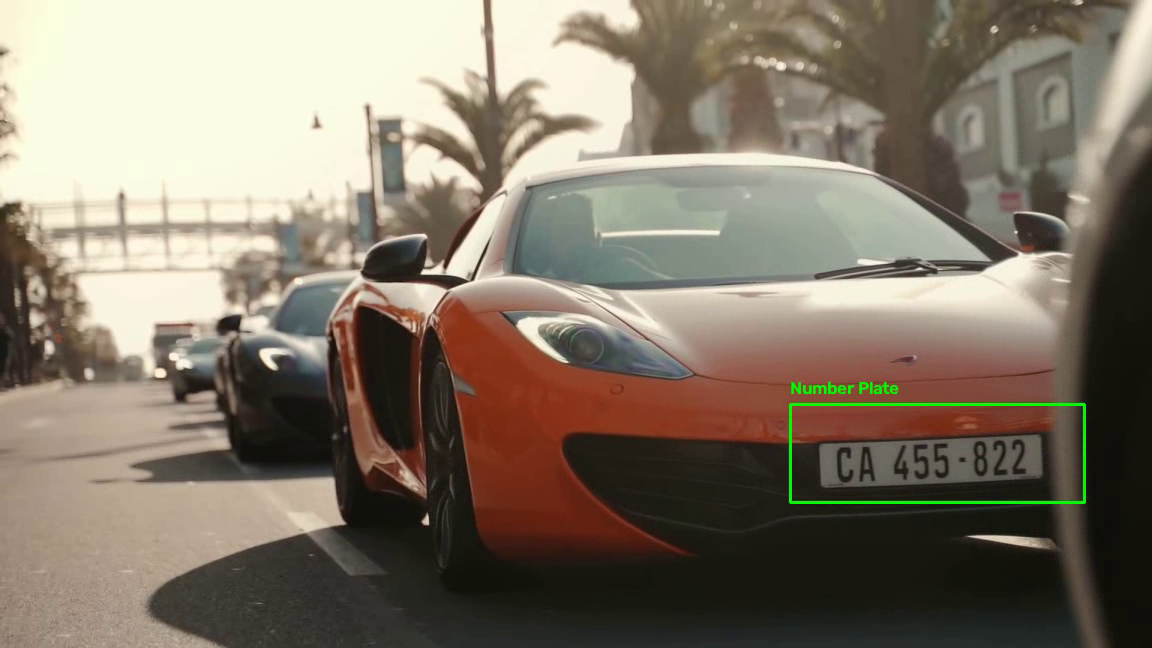
#> input picture frame 9 of Scripts/Intermediate projects/number_plate_output.mp4, 1152 x 648 px, given in place of Car.mp4, which was not available
$ python 'project 5.py'
#> lines starting #> are read from the running program, lines starting #| are printed output that depends on the picture; pictures that were not available may be replaced by others from this repository, and a replacement may not be noted
import cv2
import os

script_dir = os.path.dirname(os.path.abspath(__file__))

cascade_path = os.path.join(
    script_dir,
    "haarcascade_russian_plate_number (1).xml"
)

plate_cascade = cv2.CascadeClassifier(cascade_path)

if plate_cascade.empty():
    print("Error: Could not load Haar Cascade XML file.")
    exit()

video_path = r"C:\Users\asus\OneDrive\Desktop\Learn_CV\videos\Car.mp4"

cap = cv2.VideoCapture(video_path)

if not cap.isOpened():
    print("Error: Could not open video.")
    exit()

original_width = int(cap.get(cv2.CAP_PROP_FRAME_WIDTH))
original_height = int(cap.get(cv2.CAP_PROP_FRAME_HEIGHT))
fps = cap.get(cv2.CAP_PROP_FPS)

if fps <= 0:
    fps = 30

scale = 0.6

width = int(original_width * scale)
height = int(original_height * scale)

output_path = os.path.join(
    script_dir,
    "number_plate_output.mp4"
)

fourcc = cv2.VideoWriter_fourcc(*"mp4v")

out = cv2.VideoWriter(
    output_path,
    fourcc,
    fps,
    (width, height)
)

print("Press 'q' to quit.")

while True:

    success, frame = cap.read()
#> frame is the input picture: shape (648, 1152, 3); mean B, G, R 105.2, 120.2, 131

    if not success:
        print("Video Finished.")
        break

    frame = cv2.resize(
        frame,
        (width, height),
        interpolation=cv2.INTER_AREA
    )
#> frame: shape (388, 691, 3)

    gray = cv2.cvtColor(frame, cv2.COLOR_BGR2GRAY)
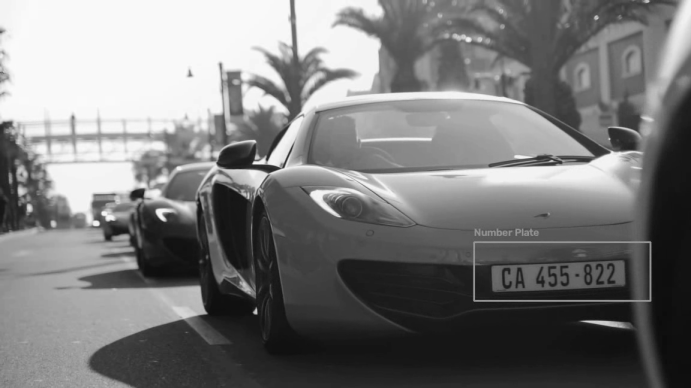
#> gray: shape (388, 691); min 12, max 252, mean 121.7

    gray = cv2.equalizeHist(gray)
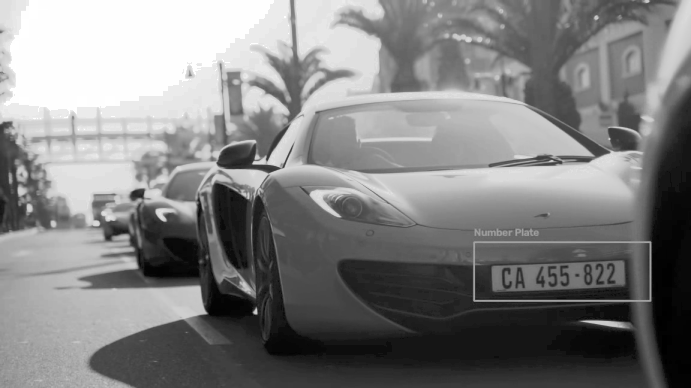
#> gray: shape (388, 691); min 0, max 255, mean 128.9

    plates = plate_cascade.detectMultiScale(
        gray,
        scaleFactor=1.08,
        minNeighbors=10,
        minSize=(80, 25),
        maxSize=(500, 160)
    )
#> plates = [[487, 248, 148, 49]]

    for (x, y, w, h) in plates:

        aspect_ratio = w / float(h)

        center_x = x + w // 2
        center_y = y + h // 2

        if not (2.5 <= aspect_ratio <= 6.0):
            continue

        if w < 80 or h < 25:
            continue

        if center_y < height * 0.50:
            continue

        if center_x < width * 0.20:
            continue

        if center_x > width * 0.95:
            continue

        cv2.rectangle(
            frame,
            (x, y),
            (x + w, y + h),
            (0, 255, 0),
            2
        )

        cv2.putText(
            frame,
            "Number Plate",
            (x, y - 10),
            cv2.FONT_HERSHEY_SIMPLEX,
            0.6,
            (0, 255, 0),
            2,
            cv2.LINE_AA
        )
#> this loop made 1 pass
#> (x, y, w, h, aspect_ratio, center_x, center_y) on pass 1: (487, 248, 148, 49, 3.02, 561, 272)
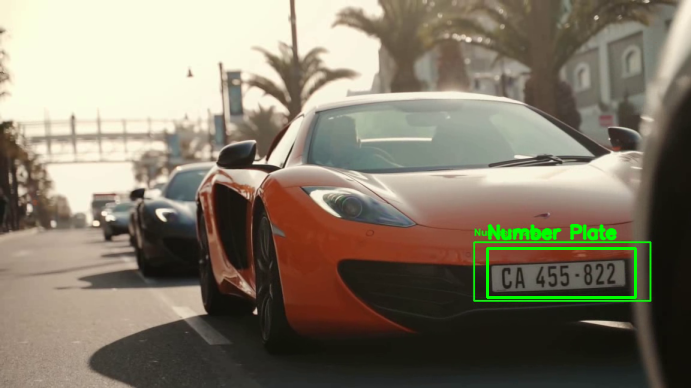
#> frame: shape (388, 691, 3); mean B, G, R 104.9, 121.7, 130.1

    out.write(frame)

    cv2.imshow(
        "Number Plate Detection",
        frame
    )

    if cv2.waitKey(1) & 0xFF == ord("q"):
#> (key q is pressed here)
        break

cap.release()
out.release()
cv2.destroyAllWindows()

print("Output saved:")
print(output_path)

$ run again, starting later in the video
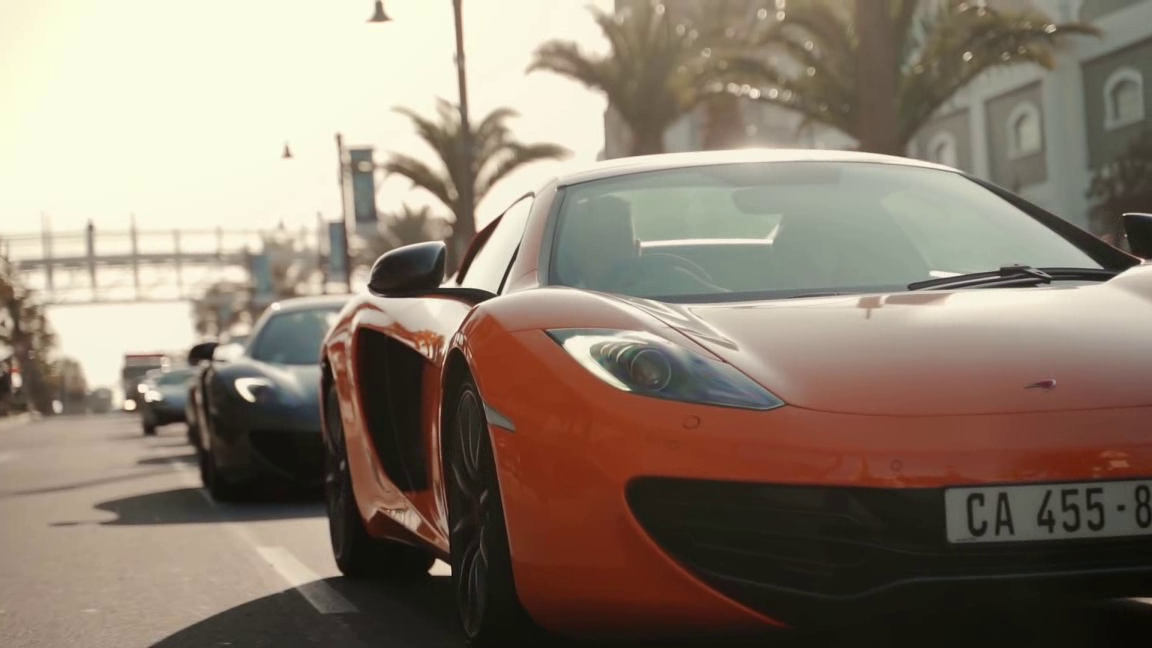
#> input picture frame 43 of Scripts/Intermediate projects/number_plate_output.mp4, 1152 x 648 px, given in place of Car.mp4, which was not available
#> frame is the input picture: shape (648, 1152, 3); mean B, G, R 111.9, 126.6, 140.6
#> frame: shape (388, 691, 3)
#> `gray = cv2.cvtColor(frame, cv2.COLOR_BGR2GRAY)`:
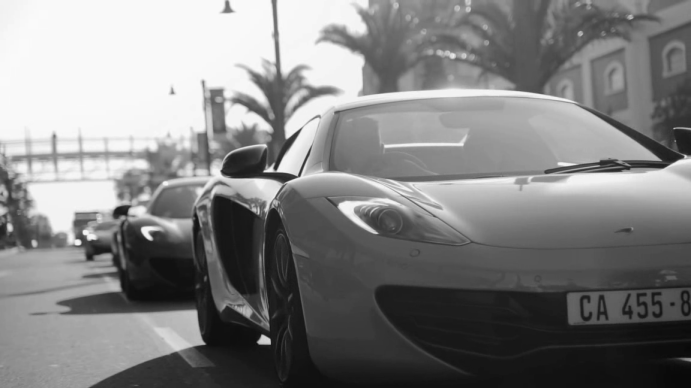
#> gray: shape (388, 691); min 9, max 252, mean 129.1
#> `gray = cv2.equalizeHist(gray)`:
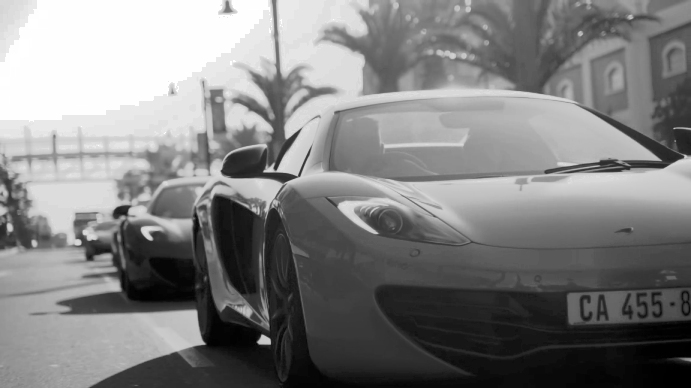
#> gray: shape (388, 691); min 0, max 255, mean 128.9
#> plates = ()

$ run again, starting later in the video
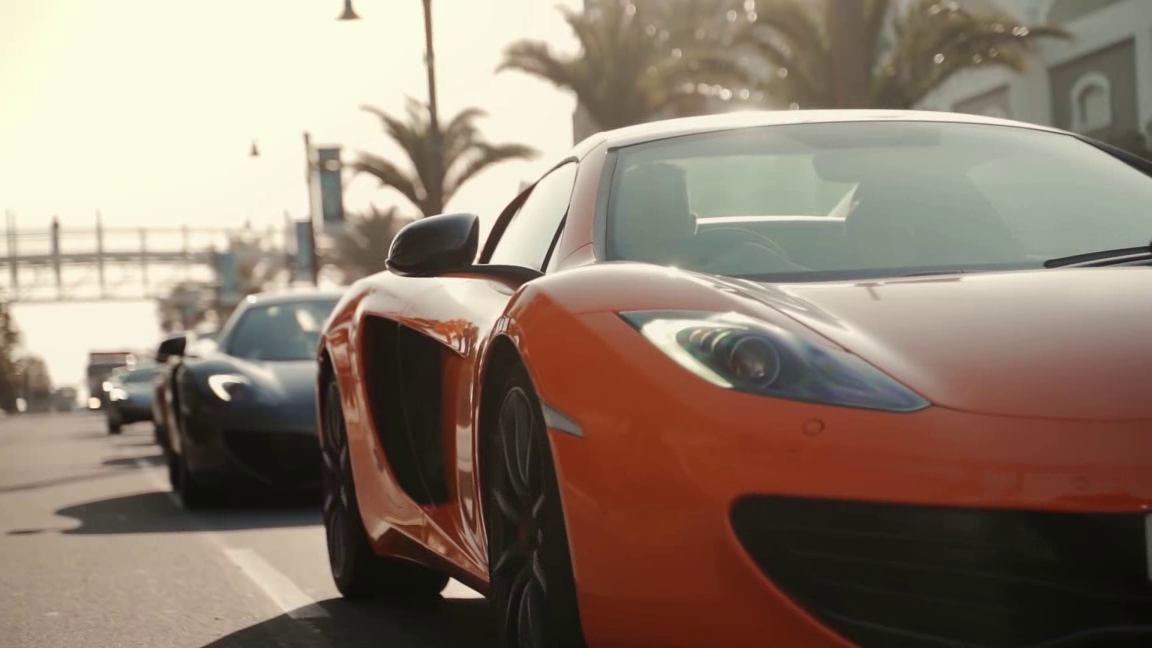
#> input picture frame 76 of Scripts/Intermediate projects/number_plate_output.mp4, 1152 x 648 px, given in place of Car.mp4, which was not available
#> frame is the input picture: shape (648, 1152, 3); mean B, G, R 111.4, 126.2, 142.4
#> frame: shape (388, 691, 3)
#> `gray = cv2.cvtColor(frame, cv2.COLOR_BGR2GRAY)`:
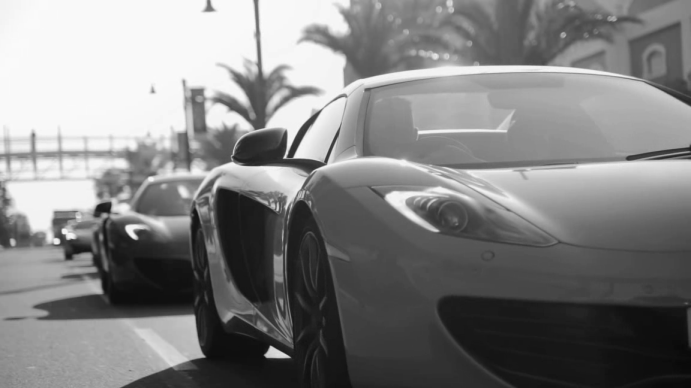
#> gray: shape (388, 691); min 9, max 251, mean 129.3
#> `gray = cv2.equalizeHist(gray)`:
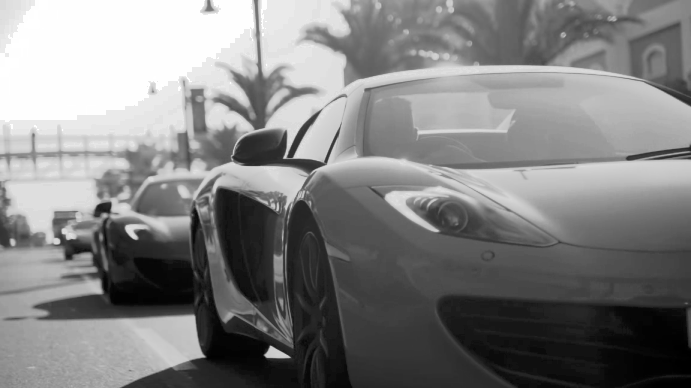
#> gray: shape (388, 691); min 0, max 255, mean 128.9
#> plates = ()
